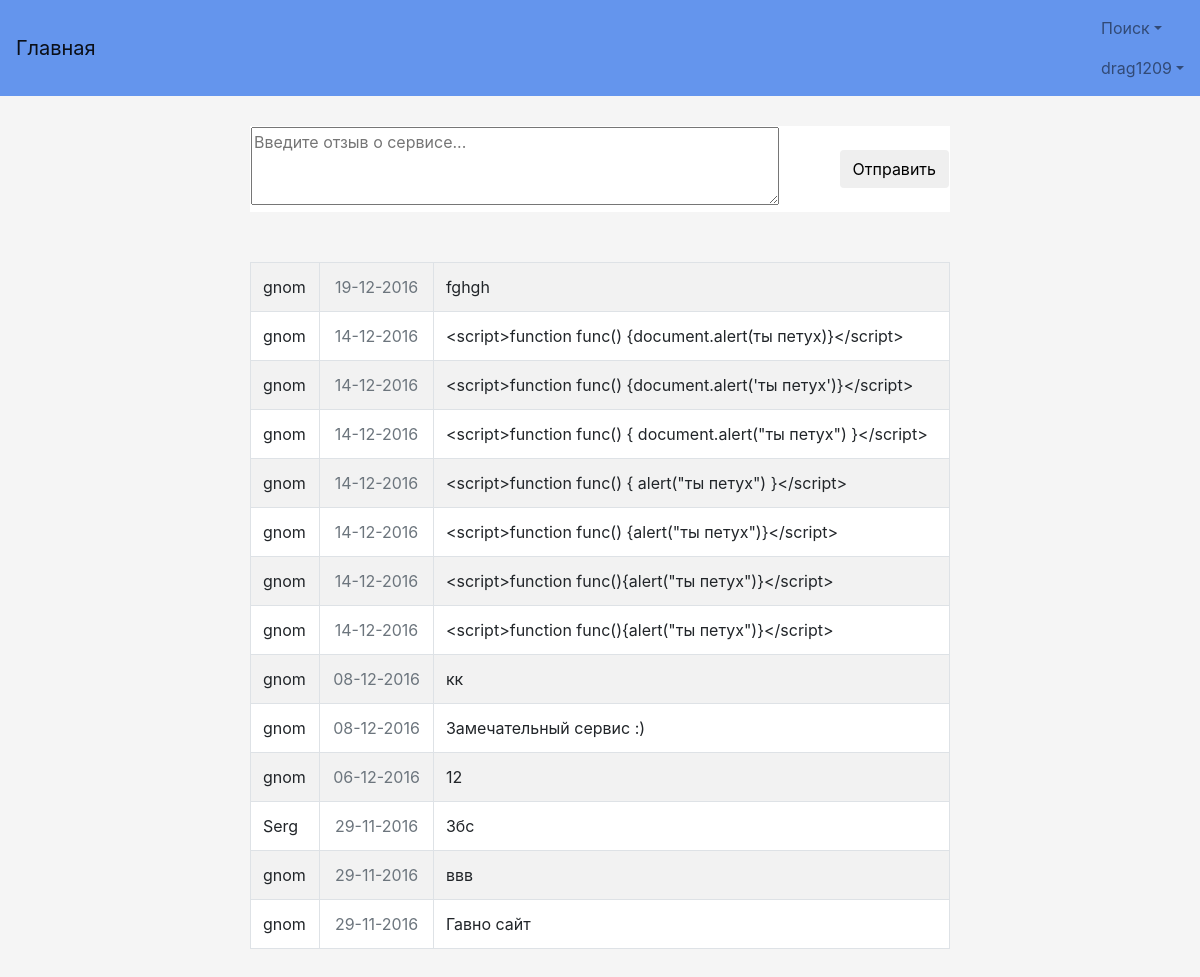
/comment (signed in), run on the app's committed database.
### TOFI/models.py (models this page shows, shortened)
class MyUser(AbstractBaseUser):
    username = models.CharField(verbose_name='Логин', max_length=50, unique=True)
    password = models.CharField(verbose_name='Пароль', max_length=50)
    name = models.CharField(verbose_name='Имя', max_length=50)
    surname = models.CharField(verbose_name='Фамилия', max_length=50)
    last_name = models.CharField(verbose_name='Отчество', max_length=50)
    age = models.IntegerField(verbose_name='Возраст')
    passport_id = models.CharField(verbose_name='Номер паспорта', max_length=50)
    phone = models.CharField(verbose_name='Телефон', max_length=50)
    address = models.CharField(verbose_name='Адрес', max_length=50)
    email = models.CharField(verbose_name='Электронная почта', max_length=50, unique=True)
    taxpayer_account_number = models.IntegerField(verbose_name='УНН', null=True)
    license_field = models.CharField(verbose_name='Лицензия', max_length=50, null=True)
    ie = models.BooleanField(verbose_name='ИП', default=False)
    balance = models.FloatField(verbose_name='', default=0)
    user_card_id = models.ManyToManyField(UserCard, default=None)
    objects = MyUserManager()
    USERNAME_FIELD = 'username'
    REQUIRED_FIELDS = ['name', 'surname', 'last_name', 'age', 'passport_id', 'phone', 'address', 'email', 'ie']
    is_active = models.BooleanField(default=True)
    reason_block = models.CharField(max_length=100, null=True)
    is_admin = models.BooleanField(default=False)
    is_moder = models.BooleanField(default=False)
    wrong_password_number = models.IntegerField(default=0)

class Comment(models.Model):
    text_comment = models.CharField(max_length=100)
    user_login = models.CharField(max_length=50)
    date_comment = models.DateField(default=None)

### TOFI/views.py (the view, shortened to what this page needs)
# urls.py: url(r'comment', views.comment, name='Comment'),
def comment(request):
    if request.user.is_anonymous or not request.user.is_active:
        return HttpResponseRedirect("/login")
    if request.method == 'GET':
        context = {'com': list(reversed([i for i in list(models.Comment.objects.all())]))}
        return render(request, "Comment.html", context)

### TOFI/templates/Comment.html (shortened to what this page needs)
{% extends "base.html" %}
{% block content %}
    <table class="center">
        {% if request.user.is_anonymous %}
            <tr>
                <td>Чтобы написать комментарий <a href="/login">войдите</a> или <a
                        href="/register">зарегистрируйтесь.</a></td>
        </tr>
        {% else %}
            <tr>
                <td>
                    <textarea placeholder="Введите отзыв о сервисе..." cols="70" rows="3px" id="comment" maxlength="150"></textarea>
                </td>
                <td>
                    <button type="button" class="btn btn-default" onclick="func()">Отправить</button>
                </td>
            </tr>
        {% endif %}
    </table>
    <table class="center table table-striped table-bordered" id="response">
        {% for c in com %}
            <tr class="padding">
                <td class="padding">{{ c.user_login}}</td>
                <td class="text-center text-muted">{{ c.date_comment|date:"d-m-Y" }}</td>
                <td>{{ c.text_comment }}</td>
            </tr>
        {% endfor %}
    </table>
{% endblock %}

### TOFI/templates/base.html (shortened to what this page needs)
{% load staticfiles %}
<!DOCTYPE html>
<html lang="ru">
  <head>
      <link href="https://cdnjs.cloudflare.com/ajax/libs/twitter-bootstrap/4.0.0-alpha.5/css/bootstrap.min.css"
            rel="stylesheet">
      <link href="{% static 'style.css' %}" rel="stylesheet">
      <link href="http://ajax.googleapis.com/ajax/libs/jqueryui/1.8/themes/base/jquery-ui.css" rel="stylesheet"
            type="text/css"/>
      <link href="https://cdnjs.cloudflare.com/ajax/libs/bootstrap-datepicker/1.6.4/css/bootstrap-datepicker.min.css"
            rel="stylesheet" type="text/css">
      <link href="https://cdnjs.cloudflare.com/ajax/libs/bootstrap-datetimepicker/4.17.43/css/bootstrap-datetimepicker.min.css"
            rel="stylesheet" type="text/css">
  </head>
  <body>
  <nav class="navbar navbar-light">
      <a class="navbar-brand" href="{% url 'Main' %}">Главная</a>
      <ul class="nav navbar-nav">
          {% if request.user.is_anonymous %}
              <li class="nav-item active">
                  <a class="nav-link" href="{% url 'Registration' %}">Регистрация<span class="sr-only">(current)</span></a>
              </li>
              <li class="nav-item active">
                  <a class="nav-link" href="{% url 'Login' %}">Вход<span class="sr-only">(current)</span></a>
              </li>
              <li class="nav-item dropdown">
                  <a class="nav-link dropdown-toggle" href="#" id="supportedContentDropdown" data-toggle="dropdown"
                     aria-haspopup="true" aria-expanded="false">Поиск</a>
                  <div class="dropdown-menu" aria-labelledby="supportedContentDropdown">
                      <a class="dropdown-item" href="{% url 'SearchUser' %}">Поиск пользователей</a>
                      <a class="dropdown-item" href="{% url 'SearchRent' %}">Поиск жилья</a>
                      <a class="dropdown-item" href="{% url 'SearchId' %}">Поиск пользователей по Id</a>
                  </div>
              </li>
            {% else %}
              <li class="nav-item dropdown">
                  <a class="nav-link dropdown-toggle" href="#" id="supportedContentDropdown" data-toggle="dropdown"
                     aria-haspopup="true" aria-expanded="false">Поиск</a>
              </li>
              <li class="nav-item dropdown">
                  <a class="nav-link dropdown-toggle" href="#" id="supportedContentDropdown" data-toggle="dropdown"
                     aria-haspopup="true" aria-expanded="false">{{ request.user.username }}</a>
              </li>
          {% endif %}
      </ul>
  </nav>
  <div class="main-body">
      <div class="container">
        {% block content %}
        {% endblock %}
    </div>
  </div>
  </body>
</html>

### TOFI/static/style.css (style rules this page uses)
.center { width: 100%; max-width: 700px; padding: 10px; margin: auto auto 50px; background: white; }
a { color: darkslateblue; }
body { margin: auto; padding-bottom: 0; height: auto; background-color: whitesmoke; link: dodgerblue; }
textarea { width: 90%; }
table { width: 100%; }
.main-body { padding-top: 10px; padding-bottom: auto; margin-top: 20px; }
.padding { padding: 10px; }
.navbar-light { background-color: cornflowerblue; }

### data on the page
MyUser: user.username "drag1209"
Comment: user_login "gnom", date_comment "19-12-2016", text_comment "fghgh"
Comment: user_login "gnom", date_comment "14-12-2016", text_comment "<script>function func() {document.alert(ты петух)}</script>"
Comment: user_login "gnom", date_comment "14-12-2016", text_comment "<script>function func() {document.alert('ты петух')}</script>"
Comment: user_login "gnom", date_comment "14-12-2016", text_comment "<script>function func() { document.alert(\"ты петух\") }</script>"
Comment: user_login "gnom", date_comment "14-12-2016", text_comment "<script>function func() { alert(\"ты петух\") }</script>"
Comment: user_login "gnom", date_comment "14-12-2016", text_comment "<script>function func() {alert(\"ты петух\")}</script>"
Comment: user_login "gnom", date_comment "14-12-2016", text_comment "<script>function func(){alert(\"ты петух\")}</script>"
Comment: user_login "gnom", date_comment "14-12-2016", text_comment "<script>function func(){alert(\"ты петух\")}</script>"
Comment: user_login "gnom", date_comment "08-12-2016", text_comment "кк"
Comment: user_login "gnom", date_comment "08-12-2016", text_comment "Замечательный сервис :)"
Comment: user_login "gnom", date_comment "06-12-2016", text_comment "12"
Comment: user_login "Serg", date_comment "29-11-2016", text_comment "Збс"
Comment: user_login "gnom", date_comment "29-11-2016", text_comment "ввв"
Comment: user_login "gnom", date_comment "29-11-2016", text_comment "Гавно сайт"
